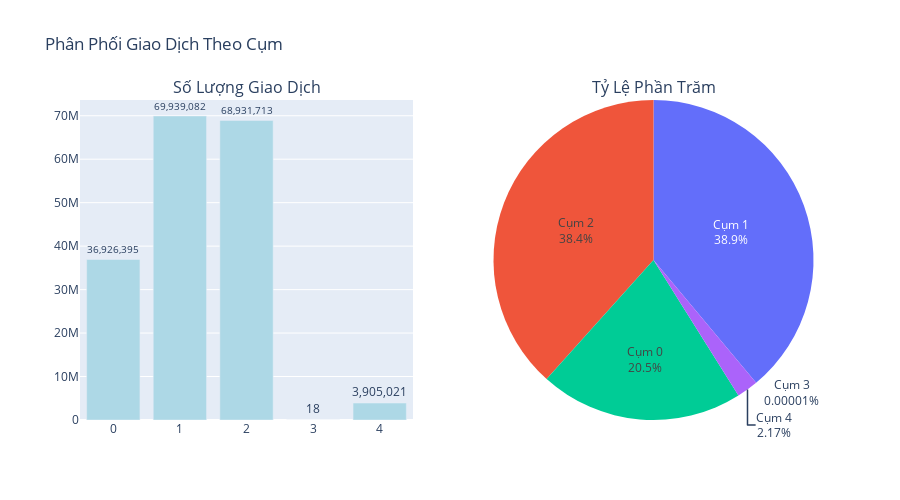

Write notebook code for a chart like this one.
### Markdown cell above
<a id="4"></a>
## 4. 📈 Biểu Đồ Phân Phối Cụm

### Code cell
# Tạo DataFrame
cluster_df = pl.DataFrame({
    'cluster': list(cluster_distribution.keys()),
    'count': list(cluster_distribution.values())
}).with_columns(
    (pl.col('count') / len(clusters) * 100).alias('percentage')
).sort('cluster')

# Biểu đồ phân phối
fig = make_subplots(
    rows=1, cols=2,
    specs=[[{"type": "bar"}, {"type": "pie"}]],
    subplot_titles=("Số Lượng Giao Dịch", "Tỷ Lệ Phần Trăm")
)

# Bar chart
fig.add_trace(
    go.Bar(
        x=cluster_df['cluster'].to_list(),
        y=cluster_df['count'].to_list(),
        text=cluster_df['count'].to_list(),
        texttemplate='%{text:,.0f}',
        textposition='outside',
        marker_color='lightblue',
        name='Số lượng'
    ),
    row=1, col=1
)

# Pie chart
fig.add_trace(
    go.Pie(
        labels=[f'Cụm {i}' for i in cluster_df['cluster'].to_list()],
        values=cluster_df['count'].to_list(),
        textinfo='label+percent',
        name='Phân phối'
    ),
    row=1, col=2
)

fig.update_layout(height=500, showlegend=False, title_text="Phân Phối Giao Dịch Theo Cụm")
fig.show()

### Figure 1 — Plotly figure (JSON) as saved in the notebook; plotly's stock layout.template omitted (floating-point values rounded to 4 significant figures)
{"data": [{"marker": {"color": "lightblue"}, "name": "Số lượng", "text": ["36926395", "69939082", "68931713", "18", "3905021"], "textposition": "outside", "texttemplate": "%{text:,.0f}", "type": "bar", "x": [0, 1, 2, 3, 4], "xaxis": "x", "y": [36926395, 69939082, 68931713, 18, 3905021], "yaxis": "y"}, {"domain": {"x": [0.55, 1], "y": [0, 1]}, "labels": ["Cụm 0", "Cụm 1", "Cụm 2", "Cụm 3", "Cụm 4"], "name": "Phân phối", "textinfo": "label+percent", "type": "pie", "values": [36926395, 69939082, 68931713, 18, 3905021]}], "layout": {"annotations": [{"font": {"size": 16}, "showarrow": false, "text": "Số Lượng Giao Dịch", "x": 0.225, "xanchor": "center", "xref": "paper", "y": 1, "yanchor": "bottom", "yref": "paper"}, {"font": {"size": 16}, "showarrow": false, "text": "Tỷ Lệ Phần Trăm", "x": 0.775, "xanchor": "center", "xref": "paper", "y": 1, "yanchor": "bottom", "yref": "paper"}], "height": 500, "showlegend": false, "title": {"text": "Phân Phối Giao Dịch Theo Cụm"}, "xaxis": {"anchor": "y", "domain": [0, 0.45]}, "yaxis": {"anchor": "x", "domain": [0, 1]}}}
